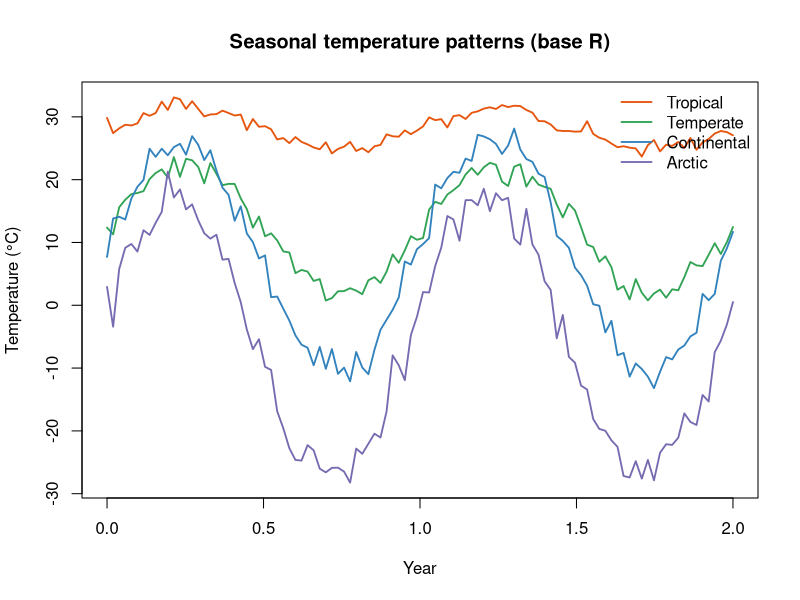

This figure's R source:
# Base R graphics — no packages required
# Seasonal temperature patterns — 4 cities (simple harmonic model)
dir.create("output", showWarnings = FALSE)
set.seed(7)

t <- seq(0, 2, length.out = 104)  # 2 years, weekly
seasonal <- function(t, mean, amp, phase, sd) {
  mean + amp * sin(2 * pi * t + phase) + rnorm(length(t), 0, sd)
}

series <- list(
  "Tropical"    = seasonal(t, 28,  3,  0.0, 0.8),
  "Temperate"   = seasonal(t, 12, 10,  0.0, 1.2),
  "Continental" = seasonal(t,  8, 18,  0.1, 1.5),
  "Arctic"      = seasonal(t, -5, 22,  0.2, 2.0)
)

rows <- do.call(rbind, lapply(names(series), function(nm) {
  data.frame(t = t, series = nm, y = series[[nm]])
}))
write.csv(rows, "output/plot_07_base_r.csv", row.names = FALSE)

colors <- c("#e6550d", "#31a354", "#3182bd", "#756bb1")
ylim   <- range(unlist(series))

pdf("output/plot_07_base_r.pdf", width = 7, height = 5)
plot(NA, xlim = range(t), ylim = ylim,
     xlab = "Year", ylab = "Temperature (°C)",
     main = "Seasonal temperature patterns (base R)")
for (i in seq_along(series)) {
  lines(t, series[[i]], col = colors[i], lwd = 1.8)
}
legend("topright", legend = names(series), col = colors, lwd = 1.8, bty = "n")
dev.off()
cat("Saved output/plot_07_base_r.{pdf,csv}\n")
